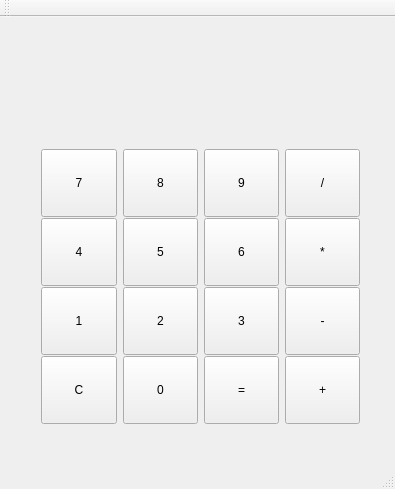
<?xml version="1.0" encoding="UTF-8"?>
<ui version="4.0">
 <class>MainWindow</class>
 <widget class="QMainWindow" name="MainWindow">
  <property name="geometry">
   <rect>
    <x>0</x>
    <y>0</y>
    <width>395</width>
    <height>489</height>
   </rect>
  </property>
  <property name="windowTitle">
   <string>MainWindow</string>
  </property>
  <widget class="QWidget" name="centralWidget">
   <widget class="QLabel" name="display">
    <property name="geometry">
     <rect>
      <x>20</x>
      <y>10</y>
      <width>351</width>
      <height>101</height>
     </rect>
    </property>
    <property name="text">
     <string/>
    </property>
   </widget>
   <widget class="QWidget" name="">
    <property name="geometry">
     <rect>
      <x>30</x>
      <y>120</y>
      <width>341</width>
      <height>301</height>
     </rect>
    </property>
    <layout class="QGridLayout" name="gridLayout">
     <property name="verticalSpacing">
      <number>0</number>
     </property>
     <item row="1" column="0">
      <widget class="QPushButton" name="button_7">
       <property name="sizePolicy">
        <sizepolicy hsizetype="Fixed" vsizetype="Fixed">
         <horstretch>0</horstretch>
         <verstretch>0</verstretch>
        </sizepolicy>
       </property>
       <property name="styleSheet">
        <string notr="true">width:60;
height:60;</string>
       </property>
       <property name="text">
        <string>7</string>
       </property>
      </widget>
     </item>
     <item row="1" column="1">
      <widget class="QPushButton" name="pushButton_17">
       <property name="sizePolicy">
        <sizepolicy hsizetype="Fixed" vsizetype="Fixed">
         <horstretch>0</horstretch>
         <verstretch>0</verstretch>
        </sizepolicy>
       </property>
       <property name="styleSheet">
        <string notr="true">width:60;
height:60;</string>
       </property>
       <property name="text">
        <string>8</string>
       </property>
      </widget>
     </item>
     <item row="3" column="1">
      <widget class="QPushButton" name="pushButton_2">
       <property name="sizePolicy">
        <sizepolicy hsizetype="Fixed" vsizetype="Fixed">
         <horstretch>0</horstretch>
         <verstretch>0</verstretch>
        </sizepolicy>
       </property>
       <property name="styleSheet">
        <string notr="true">width:60;
height:60;</string>
       </property>
       <property name="text">
        <string>2</string>
       </property>
      </widget>
     </item>
     <item row="2" column="0">
      <widget class="QPushButton" name="pushButton_4">
       <property name="sizePolicy">
        <sizepolicy hsizetype="Fixed" vsizetype="Fixed">
         <horstretch>0</horstretch>
         <verstretch>0</verstretch>
        </sizepolicy>
       </property>
       <property name="styleSheet">
        <string notr="true">width:60;
height:60;</string>
       </property>
       <property name="text">
        <string>4</string>
       </property>
      </widget>
     </item>
     <item row="2" column="1">
      <widget class="QPushButton" name="pushButton_5">
       <property name="sizePolicy">
        <sizepolicy hsizetype="Fixed" vsizetype="Fixed">
         <horstretch>0</horstretch>
         <verstretch>0</verstretch>
        </sizepolicy>
       </property>
       <property name="styleSheet">
        <string notr="true">width:60;
height:60;</string>
       </property>
       <property name="text">
        <string>5</string>
       </property>
      </widget>
     </item>
     <item row="3" column="2">
      <widget class="QPushButton" name="pushButton_3">
       <property name="sizePolicy">
        <sizepolicy hsizetype="Fixed" vsizetype="Fixed">
         <horstretch>0</horstretch>
         <verstretch>0</verstretch>
        </sizepolicy>
       </property>
       <property name="styleSheet">
        <string notr="true">width:60;
height:60;</string>
       </property>
       <property name="text">
        <string>3</string>
       </property>
      </widget>
     </item>
     <item row="4" column="1">
      <widget class="QPushButton" name="pushButton_0">
       <property name="sizePolicy">
        <sizepolicy hsizetype="Fixed" vsizetype="Fixed">
         <horstretch>0</horstretch>
         <verstretch>0</verstretch>
        </sizepolicy>
       </property>
       <property name="styleSheet">
        <string notr="true">width:60;
height:60;</string>
       </property>
       <property name="text">
        <string>0</string>
       </property>
      </widget>
     </item>
     <item row="2" column="2">
      <widget class="QPushButton" name="pushButton_7">
       <property name="sizePolicy">
        <sizepolicy hsizetype="Fixed" vsizetype="Fixed">
         <horstretch>0</horstretch>
         <verstretch>0</verstretch>
        </sizepolicy>
       </property>
       <property name="styleSheet">
        <string notr="true">width:60;
height:60;</string>
       </property>
       <property name="text">
        <string>6</string>
       </property>
      </widget>
     </item>
     <item row="3" column="0">
      <widget class="QPushButton" name="pushButton_1">
       <property name="sizePolicy">
        <sizepolicy hsizetype="Fixed" vsizetype="Fixed">
         <horstretch>0</horstretch>
         <verstretch>0</verstretch>
        </sizepolicy>
       </property>
       <property name="styleSheet">
        <string notr="true">width:60;
height:60;</string>
       </property>
       <property name="text">
        <string>1</string>
       </property>
      </widget>
     </item>
     <item row="1" column="2">
      <widget class="QPushButton" name="pushButton_18">
       <property name="sizePolicy">
        <sizepolicy hsizetype="Fixed" vsizetype="Fixed">
         <horstretch>0</horstretch>
         <verstretch>0</verstretch>
        </sizepolicy>
       </property>
       <property name="styleSheet">
        <string notr="true">width:60;
height:60;</string>
       </property>
       <property name="text">
        <string>9</string>
       </property>
      </widget>
     </item>
     <item row="1" column="3">
      <widget class="QPushButton" name="pushButton_divide">
       <property name="sizePolicy">
        <sizepolicy hsizetype="Fixed" vsizetype="Fixed">
         <horstretch>0</horstretch>
         <verstretch>0</verstretch>
        </sizepolicy>
       </property>
       <property name="styleSheet">
        <string notr="true">width:60;
height:60;</string>
       </property>
       <property name="text">
        <string>/</string>
       </property>
      </widget>
     </item>
     <item row="3" column="3">
      <widget class="QPushButton" name="pushButton_subtract">
       <property name="sizePolicy">
        <sizepolicy hsizetype="Fixed" vsizetype="Fixed">
         <horstretch>0</horstretch>
         <verstretch>0</verstretch>
        </sizepolicy>
       </property>
       <property name="styleSheet">
        <string notr="true">width:60;
height:60;</string>
       </property>
       <property name="text">
        <string>-</string>
       </property>
      </widget>
     </item>
     <item row="2" column="3">
      <widget class="QPushButton" name="pushButton_multiply">
       <property name="sizePolicy">
        <sizepolicy hsizetype="Fixed" vsizetype="Fixed">
         <horstretch>0</horstretch>
         <verstretch>0</verstretch>
        </sizepolicy>
       </property>
       <property name="styleSheet">
        <string notr="true">width:60;
height:60;</string>
       </property>
       <property name="text">
        <string>*</string>
       </property>
      </widget>
     </item>
     <item row="4" column="0">
      <widget class="QPushButton" name="pushButton_clear">
       <property name="sizePolicy">
        <sizepolicy hsizetype="Fixed" vsizetype="Fixed">
         <horstretch>0</horstretch>
         <verstretch>0</verstretch>
        </sizepolicy>
       </property>
       <property name="styleSheet">
        <string notr="true">width:60;
height:60;</string>
       </property>
       <property name="text">
        <string>C</string>
       </property>
      </widget>
     </item>
     <item row="4" column="2">
      <widget class="QPushButton" name="pushButton_equal">
       <property name="sizePolicy">
        <sizepolicy hsizetype="Fixed" vsizetype="Fixed">
         <horstretch>0</horstretch>
         <verstretch>0</verstretch>
        </sizepolicy>
       </property>
       <property name="styleSheet">
        <string notr="true">width:60;
height:60;</string>
       </property>
       <property name="text">
        <string>=</string>
       </property>
      </widget>
     </item>
     <item row="4" column="3">
      <widget class="QPushButton" name="pushButton_plus">
       <property name="sizePolicy">
        <sizepolicy hsizetype="Fixed" vsizetype="Fixed">
         <horstretch>0</horstretch>
         <verstretch>0</verstretch>
        </sizepolicy>
       </property>
       <property name="styleSheet">
        <string notr="true">width:60;
height:60;</string>
       </property>
       <property name="text">
        <string>+</string>
       </property>
      </widget>
     </item>
    </layout>
   </widget>
  </widget>
  <widget class="QMenuBar" name="menuBar">
   <property name="geometry">
    <rect>
     <x>0</x>
     <y>0</y>
     <width>395</width>
     <height>20</height>
    </rect>
   </property>
  </widget>
  <widget class="QToolBar" name="mainToolBar">
   <attribute name="toolBarArea">
    <enum>TopToolBarArea</enum>
   </attribute>
   <attribute name="toolBarBreak">
    <bool>false</bool>
   </attribute>
  </widget>
  <widget class="QStatusBar" name="statusBar"/>
 </widget>
 <layoutdefault spacing="6" margin="11"/>
 <resources/>
 <connections/>
</ui>
